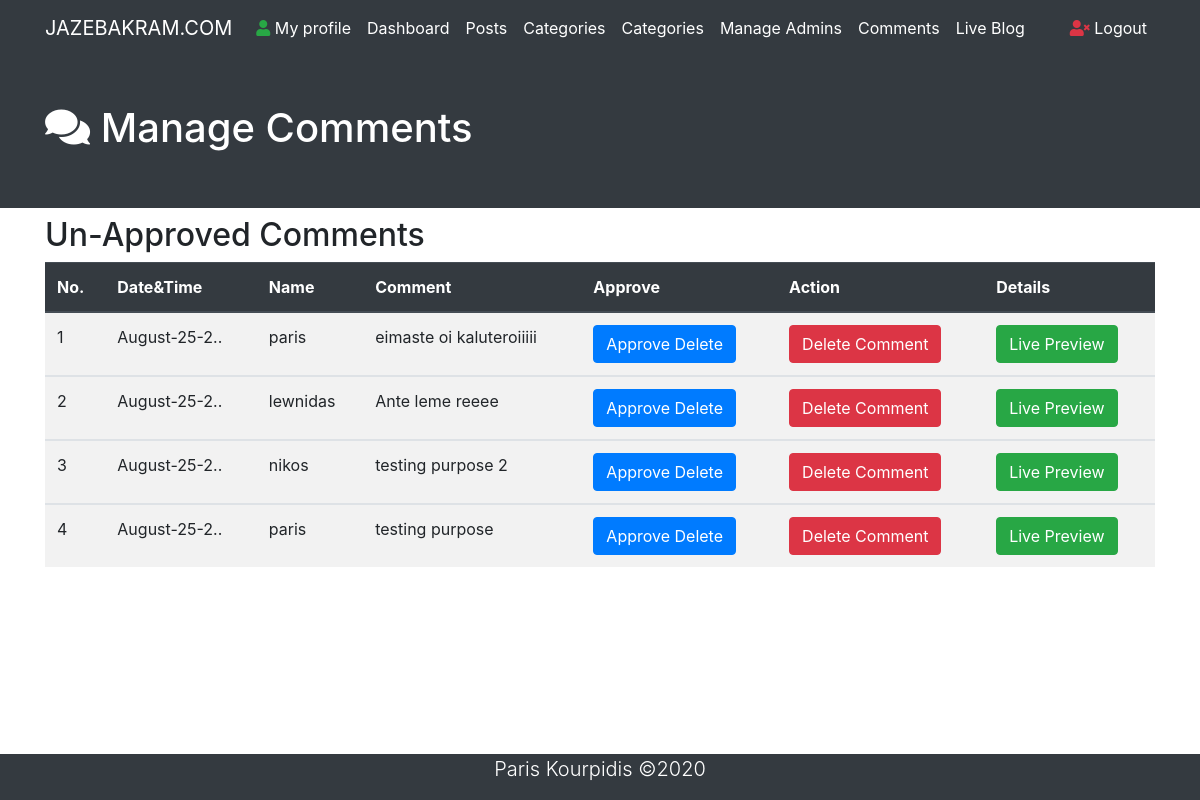
Screenshot of /Comments.php (signed in) with the database file from the repository.
### tables this page shows
CREATE TABLE `comments` (
  `id` int(10) NOT NULL,
  `datetime` varchar(50) NOT NULL,
  `name` varchar(50) NOT NULL,
  `email` varchar(60) NOT NULL,
  `comment` varchar(500) NOT NULL,
  `approvedBy` varchar(50) NOT NULL,
  `status` varchar(3) NOT NULL,
  `post_id` int(10) NOT NULL
);

### Comments.php (the view, shortened to what this page needs)
<?php require_once("Includes/Functions.php"); ?>
<!DOCTYPE html>
<html lang="en">
  <head>
    <link
      rel="stylesheet"
      href="https://use.fontawesome.com/releases/v5.0.13/css/all.css"
    />
    <link
      rel="stylesheet"
      href="https://stackpath.bootstrapcdn.com/bootstrap/4.3.1/css/bootstrap.min.css"
    />
    <link rel="stylesheet" href="css/Styles.css" />
  </head>
  <body>
    <nav class="navbar navbar-expand-lg navbar-dark bg-dark text-white">
      <div class="container">
        <a href="#" class="navbar-brand text-white">JAZEBAKRAM.COM</a>
        <div class="collapse navbar-collapse" id="navbarcollapseCMS">
          <ul class="navbar-nav mr-auto">
            <li class="nav-item">
              <a href="#" class="nav-link text-white"
                ><i class="fas fa-user text-success"></i> My profile</a
              >
            </li>
            <li class="nav-item">
              <a href="#" class="nav-link text-white">Dashboard</a>
            </li>
            <li class="nav-item">
              <a href="Posts.php" class="nav-link text-white">Posts</a>
            </li>
            <li class="nav-item">
              <a href="Categories.php" class="nav-link text-white"
                >Categories</a
              >
            </li>
            <li class="nav-item">
              <a href="#" class="nav-link text-white">Categories</a>
            </li>
            <li class="nav-item">
              <a href="Admins.php" class="nav-link text-white">Manage Admins</a>
            </li>
            <li class="nav-item">
              <a href="Comments.php" class="nav-link text-white">Comments</a>
            </li>
            <li class="nav-item">
              <a href="Blog.php?page=1" class="nav-link text-white"
                >Live Blog</a
              >
            </li>
          </ul>
          <ul class="navbar-nav ml-auto">
            <li class="nav-item">
              <a href="Logout.php" class="nav-link text-white">
                <i class="fas fa-user-times text-danger"></i> Logout</a
              >
            </li>
          </ul>
        </div>
      </div>
    </nav>
    <header class="bg-dark text-white py-5">
      <div class="container">
        <div class="row">
          <div class="col-md-12">
            <h1><i class="fas fa-comments"></i> Manage Comments</h1>
          </div>
        </div>
      </div>
    </header>
    <section class="container py-2 mb-4">
        <div class="row" style="min-height:30px;">
           <div class="col-lg-12" style="min-height:30px;">
           <h2>Un-Approved Comments</h2>
           <table class="table table-striped table-hover">
             <thead class="thead-dark">
               <tr>
                 <th>No.</th>
                 <th>Date&Time</th>
                 <th>Name</th>
                 <th>Comment</th>
                 <th>Approve</th>
                 <th>Action</th>
                 <th>Details</th>
               </tr>
             </thead>
           <?php
           $sql = "SELECT* FROM comments WHERE status='OFF' ORDER BY id desc";
           $Execute = $ConnectionDB->query($sql);
           $SrNo = 0 ;
           while($DataRows=$Execute->fetch()){
             $DateTimeOfComment = $DataRows["datetime"];
             $CommenterName = $DataRows["name"];
             $CommenterContent = $DataRows["comment"];
             $CommentPostId = $DataRows["post_id"];
             $SrNo++;
             if(strlen($DateTimeOfComment)>11)
             {
               $DateTimeOfComment = substr($DateTimeOfComment,0,11).'..';
             }
           ?>
           <tbody>
             <tr>
               <td><?php echo $SrNo; ?></td>
               <td><?php echo htmlentities($DateTimeOfComment); ?></td>
               <td><?php echo htmlentities($CommenterName); ?></td>
               <td><?php echo htmlentities($CommenterContent); ?></td>
               <td> <a href="ApproveComment.php?id=<?php echo $CommentPostId; ?>" class="btn btn-primary">Approve Delete</a> </td>
               <td> <a href="DeleteComment.php?id=<?php echo $CommentPostId; ?>" class="btn btn-danger"> Delete Comment</a> </td>
               <td><a class="btn btn-success" href="FullPost.php?id=<?php echo $CommentPostId; ?>">Live Preview</a></td>
             </tr>
           </tbody>
           <?php } ?>
           </table>
           </div>
        </div>
    </section>
    <footer class="bg-dark text-white fixed-bottom">
      <div class="container">
        <div class="row">
          <div class="col">
            <p class="lead text-center">
              Paris Kourpidis &copy;<span id="year"></span>
            </p>
          </div>
        </div>
      </div>
    </footer>
  </body>
</html>

### css/Styles.css (style rules this page uses)
body { position: relative; }
footer { position: absolute; bottom: 0; }

### rows the page displays
comments: datetime "August-25-2..", name "paris", comment "eimaste oi kaluteroiiiii"
comments: datetime "August-25-2..", name "lewnidas", comment "Ante leme reeee"
comments: datetime "August-25-2..", name "nikos", comment "testing purpose 2"
comments: datetime "August-25-2..", name "paris", comment "testing purpose"
